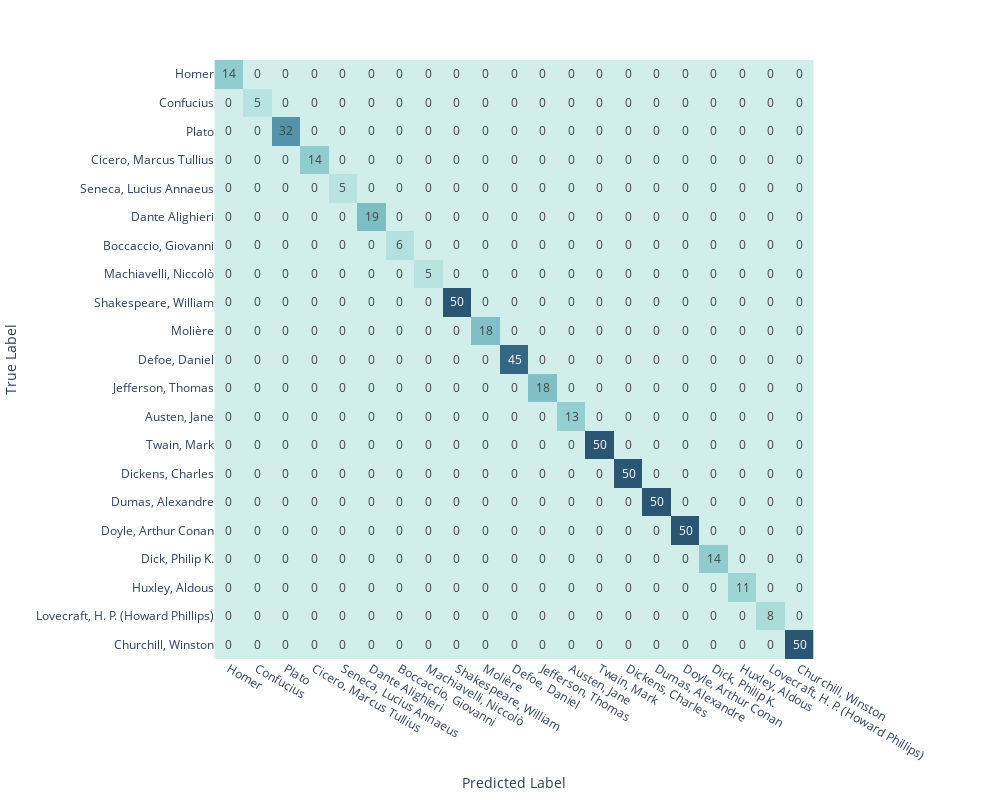

Notebook source saved alongside this figure:
### Code cell
# fig = px.imshow(confusion_matrix(y_test, pipe_nn.predict(X_test['book_content'])),
fig = px.imshow(confusion_matrix(y, pipe_nn.predict(X['book_content'])),
                width=1000,
                height=800,
                text_auto=True,
                labels=dict(x='Predicted Label',
                            y='True Label'),
                            x=select_authors,
                            y=select_authors,
                            color_continuous_scale='Teal'
                            )

fig.update(layout_coloraxis_showscale=False)

fig.show()

### Figure 1 — Plotly figure (JSON) as saved in the notebook; plotly's stock layout.template omitted (floating-point values rounded to 4 significant figures; data arrays with more than 128 entries replaced by an {"elided": "..."} marker saying what was removed)
{"data": [{"coloraxis": "coloraxis", "hovertemplate": "Predicted Label: %{x}<br>True Label: %{y}<br>color: %{z}<extra></extra>", "name": "0", "texttemplate": "%{z}", "type": "heatmap", "x": ["Homer", "Confucius", "Plato", "Cicero, Marcus Tullius", "Seneca, Lucius Annaeus", "Dante Alighieri", "Boccaccio, Giovanni", "Machiavelli, Niccolò", "Shakespeare, William", "Molière", "Defoe, Daniel", "Jefferson, Thomas", "Austen, Jane", "Twain, Mark", "Dickens, Charles", "Dumas, Alexandre", "Doyle, Arthur Conan", "Dick, Philip K.", "Huxley, Aldous", "Lovecraft, H. P. (Howard Phillips)", "Churchill, Winston"], "xaxis": "x", "y": ["Homer", "Confucius", "Plato", "Cicero, Marcus Tullius", "Seneca, Lucius Annaeus", "Dante Alighieri", "Boccaccio, Giovanni", "Machiavelli, Niccolò", "Shakespeare, William", "Molière", "Defoe, Daniel", "Jefferson, Thomas", "Austen, Jane", "Twain, Mark", "Dickens, Charles", "Dumas, Alexandre", "Doyle, Arthur Conan", "Dick, Philip K.", "Huxley, Aldous", "Lovecraft, H. P. (Howard Phillips)", "Churchill, Winston"], "yaxis": "y", "z": {"elided": "21x21 int values"}}], "layout": {"coloraxis": {"colorscale": [[0, "rgb(209, 238, 234)"], [0.1667, "rgb(168, 219, 217)"], [0.3333, "rgb(133, 196, 201)"], [0.5, "rgb(104, 171, 184)"], [0.6667, "rgb(79, 144, 166)"], [0.8333, "rgb(59, 115, 143)"], [1, "rgb(42, 86, 116)"]], "showscale": false}, "height": 800, "margin": {"t": 60}, "width": 1000, "xaxis": {"anchor": "y", "constrain": "domain", "domain": [0, 1], "scaleanchor": "y", "title": {"text": "Predicted Label"}}, "yaxis": {"anchor": "x", "autorange": "reversed", "constrain": "domain", "domain": [0, 1], "title": {"text": "True Label"}}}}
